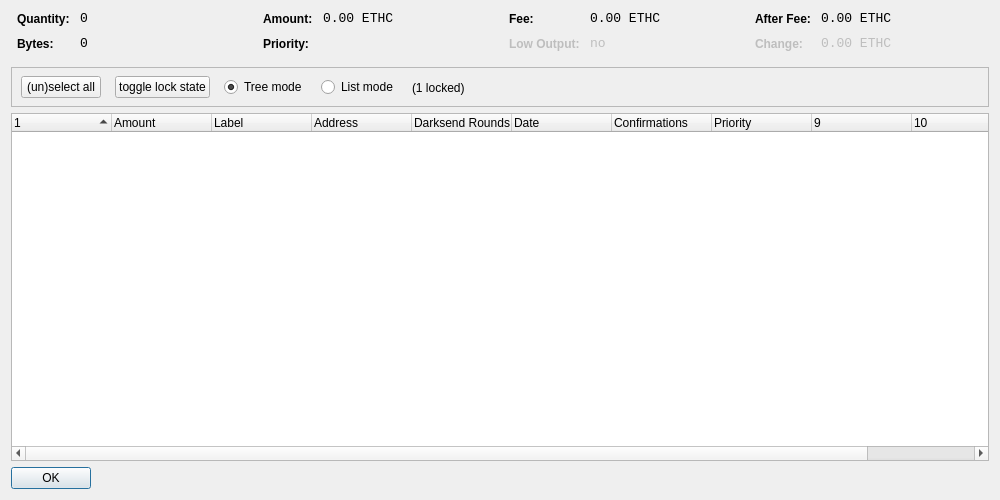
<?xml version="1.0" encoding="UTF-8"?>
<ui version="4.0">
 <class>CoinControlDialog</class>
 <widget class="QDialog" name="CoinControlDialog">
  <property name="geometry">
   <rect>
    <x>0</x>
    <y>0</y>
    <width>1000</width>
    <height>500</height>
   </rect>
  </property>
  <property name="windowTitle">
   <string>Coin Control</string>
  </property>
  <layout class="QVBoxLayout" name="verticalLayout">
   <item>
    <layout class="QHBoxLayout" name="horizontalLayoutTop" stretch="0,0,0,0">
     <property name="topMargin">
      <number>0</number>
     </property>
     <property name="bottomMargin">
      <number>10</number>
     </property>
     <item>
      <layout class="QFormLayout" name="formLayoutCoinControl1">
       <property name="horizontalSpacing">
        <number>10</number>
       </property>
       <property name="verticalSpacing">
        <number>10</number>
       </property>
       <property name="leftMargin">
        <number>6</number>
       </property>
       <property name="rightMargin">
        <number>6</number>
       </property>
       <item row="0" column="0">
        <widget class="QLabel" name="labelCoinControlQuantityText">
         <property name="styleSheet">
          <string notr="true">font-weight:bold;</string>
         </property>
         <property name="text">
          <string>Quantity:</string>
         </property>
        </widget>
       </item>
       <item row="0" column="1">
        <widget class="QLabel" name="labelCoinControlQuantity">
         <property name="font">
          <font>
           <family>Monospace</family>
           <pointsize>10</pointsize>
          </font>
         </property>
         <property name="cursor">
          <cursorShape>IBeamCursor</cursorShape>
         </property>
         <property name="contextMenuPolicy">
          <enum>Qt::ActionsContextMenu</enum>
         </property>
         <property name="text">
          <string notr="true">0</string>
         </property>
         <property name="textInteractionFlags">
          <set>Qt::LinksAccessibleByMouse|Qt::TextSelectableByKeyboard|Qt::TextSelectableByMouse</set>
         </property>
        </widget>
       </item>
       <item row="1" column="0">
        <widget class="QLabel" name="labelCoinControlBytesText">
         <property name="styleSheet">
          <string notr="true">font-weight:bold;</string>
         </property>
         <property name="text">
          <string>Bytes:</string>
         </property>
        </widget>
       </item>
       <item row="1" column="1">
        <widget class="QLabel" name="labelCoinControlBytes">
         <property name="font">
          <font>
           <family>Monospace</family>
           <pointsize>10</pointsize>
          </font>
         </property>
         <property name="cursor">
          <cursorShape>IBeamCursor</cursorShape>
         </property>
         <property name="contextMenuPolicy">
          <enum>Qt::ActionsContextMenu</enum>
         </property>
         <property name="text">
          <string notr="true">0</string>
         </property>
         <property name="textInteractionFlags">
          <set>Qt::LinksAccessibleByMouse|Qt::TextSelectableByKeyboard|Qt::TextSelectableByMouse</set>
         </property>
        </widget>
       </item>
      </layout>
     </item>
     <item>
      <layout class="QFormLayout" name="formLayoutCoinControl2">
       <property name="horizontalSpacing">
        <number>10</number>
       </property>
       <property name="verticalSpacing">
        <number>10</number>
       </property>
       <property name="leftMargin">
        <number>6</number>
       </property>
       <property name="rightMargin">
        <number>6</number>
       </property>
       <item row="0" column="0">
        <widget class="QLabel" name="labelCoinControlAmountText">
         <property name="styleSheet">
          <string notr="true">font-weight:bold;</string>
         </property>
         <property name="text">
          <string>Amount:</string>
         </property>
        </widget>
       </item>
       <item row="0" column="1">
        <widget class="QLabel" name="labelCoinControlAmount">
         <property name="font">
          <font>
           <family>Monospace</family>
           <pointsize>10</pointsize>
          </font>
         </property>
         <property name="cursor">
          <cursorShape>IBeamCursor</cursorShape>
         </property>
         <property name="contextMenuPolicy">
          <enum>Qt::ActionsContextMenu</enum>
         </property>
         <property name="text">
          <string notr="true">0.00 ETHC</string>
         </property>
         <property name="textInteractionFlags">
          <set>Qt::LinksAccessibleByMouse|Qt::TextSelectableByKeyboard|Qt::TextSelectableByMouse</set>
         </property>
        </widget>
       </item>
       <item row="1" column="0">
        <widget class="QLabel" name="labelCoinControlPriorityText">
         <property name="styleSheet">
          <string notr="true">font-weight:bold;</string>
         </property>
         <property name="text">
          <string>Priority:</string>
         </property>
        </widget>
       </item>
       <item row="1" column="1">
        <widget class="QLabel" name="labelCoinControlPriority">
         <property name="font">
          <font>
           <family>Monospace</family>
           <pointsize>10</pointsize>
          </font>
         </property>
         <property name="cursor">
          <cursorShape>IBeamCursor</cursorShape>
         </property>
         <property name="contextMenuPolicy">
          <enum>Qt::ActionsContextMenu</enum>
         </property>
         <property name="text">
          <string/>
         </property>
         <property name="textInteractionFlags">
          <set>Qt::LinksAccessibleByMouse|Qt::TextSelectableByKeyboard|Qt::TextSelectableByMouse</set>
         </property>
        </widget>
       </item>
      </layout>
     </item>
     <item>
      <layout class="QFormLayout" name="formLayoutCoinControl3">
       <property name="horizontalSpacing">
        <number>10</number>
       </property>
       <property name="verticalSpacing">
        <number>10</number>
       </property>
       <property name="leftMargin">
        <number>6</number>
       </property>
       <property name="rightMargin">
        <number>6</number>
       </property>
       <item row="0" column="0">
        <widget class="QLabel" name="labelCoinControlFeeText">
         <property name="styleSheet">
          <string notr="true">font-weight:bold;</string>
         </property>
         <property name="text">
          <string>Fee:</string>
         </property>
        </widget>
       </item>
       <item row="0" column="1">
        <widget class="QLabel" name="labelCoinControlFee">
         <property name="font">
          <font>
           <family>Monospace</family>
           <pointsize>10</pointsize>
          </font>
         </property>
         <property name="cursor">
          <cursorShape>IBeamCursor</cursorShape>
         </property>
         <property name="contextMenuPolicy">
          <enum>Qt::ActionsContextMenu</enum>
         </property>
         <property name="text">
          <string notr="true">0.00 ETHC</string>
         </property>
         <property name="textInteractionFlags">
          <set>Qt::LinksAccessibleByMouse|Qt::TextSelectableByKeyboard|Qt::TextSelectableByMouse</set>
         </property>
        </widget>
       </item>
       <item row="1" column="0">
        <widget class="QLabel" name="labelCoinControlLowOutputText">
         <property name="enabled">
          <bool>false</bool>
         </property>
         <property name="styleSheet">
          <string notr="true">font-weight:bold;</string>
         </property>
         <property name="text">
          <string>Low Output:</string>
         </property>
        </widget>
       </item>
       <item row="1" column="1">
        <widget class="QLabel" name="labelCoinControlLowOutput">
         <property name="enabled">
          <bool>false</bool>
         </property>
         <property name="font">
          <font>
           <family>Monospace</family>
           <pointsize>10</pointsize>
          </font>
         </property>
         <property name="cursor">
          <cursorShape>IBeamCursor</cursorShape>
         </property>
         <property name="contextMenuPolicy">
          <enum>Qt::ActionsContextMenu</enum>
         </property>
         <property name="text">
          <string notr="true">no</string>
         </property>
         <property name="textInteractionFlags">
          <set>Qt::LinksAccessibleByMouse|Qt::TextSelectableByKeyboard|Qt::TextSelectableByMouse</set>
         </property>
        </widget>
       </item>
      </layout>
     </item>
     <item>
      <layout class="QFormLayout" name="formLayoutCoinControl4">
       <property name="horizontalSpacing">
        <number>10</number>
       </property>
       <property name="verticalSpacing">
        <number>10</number>
       </property>
       <property name="leftMargin">
        <number>6</number>
       </property>
       <property name="rightMargin">
        <number>6</number>
       </property>
       <item row="0" column="0">
        <widget class="QLabel" name="labelCoinControlAfterFeeText">
         <property name="styleSheet">
          <string notr="true">font-weight:bold;</string>
         </property>
         <property name="text">
          <string>After Fee:</string>
         </property>
        </widget>
       </item>
       <item row="0" column="1">
        <widget class="QLabel" name="labelCoinControlAfterFee">
         <property name="font">
          <font>
           <family>Monospace</family>
           <pointsize>10</pointsize>
          </font>
         </property>
         <property name="cursor">
          <cursorShape>IBeamCursor</cursorShape>
         </property>
         <property name="contextMenuPolicy">
          <enum>Qt::ActionsContextMenu</enum>
         </property>
         <property name="text">
          <string notr="true">0.00 ETHC</string>
         </property>
         <property name="textInteractionFlags">
          <set>Qt::LinksAccessibleByMouse|Qt::TextSelectableByKeyboard|Qt::TextSelectableByMouse</set>
         </property>
        </widget>
       </item>
       <item row="1" column="0">
        <widget class="QLabel" name="labelCoinControlChangeText">
         <property name="enabled">
          <bool>false</bool>
         </property>
         <property name="styleSheet">
          <string notr="true">font-weight:bold;</string>
         </property>
         <property name="text">
          <string>Change:</string>
         </property>
        </widget>
       </item>
       <item row="1" column="1">
        <widget class="QLabel" name="labelCoinControlChange">
         <property name="enabled">
          <bool>false</bool>
         </property>
         <property name="font">
          <font>
           <family>Monospace</family>
           <pointsize>10</pointsize>
          </font>
         </property>
         <property name="cursor">
          <cursorShape>IBeamCursor</cursorShape>
         </property>
         <property name="contextMenuPolicy">
          <enum>Qt::ActionsContextMenu</enum>
         </property>
         <property name="text">
          <string notr="true">0.00 ETHC</string>
         </property>
         <property name="textInteractionFlags">
          <set>Qt::LinksAccessibleByMouse|Qt::TextSelectableByKeyboard|Qt::TextSelectableByMouse</set>
         </property>
        </widget>
       </item>
      </layout>
     </item>
    </layout>
   </item>
   <item>
    <widget class="QFrame" name="frame">
     <property name="minimumSize">
      <size>
       <width>0</width>
       <height>40</height>
      </size>
     </property>
     <property name="frameShape">
      <enum>QFrame::StyledPanel</enum>
     </property>
     <property name="frameShadow">
      <enum>QFrame::Sunken</enum>
     </property>
     <widget class="QWidget" name="horizontalLayoutWidget">
      <property name="geometry">
       <rect>
        <x>10</x>
        <y>0</y>
        <width>781</width>
        <height>41</height>
       </rect>
      </property>
      <layout class="QHBoxLayout" name="horizontalLayoutPanel" stretch="0,0,0,0,0">
       <property name="spacing">
        <number>14</number>
       </property>
       <item>
        <widget class="QPushButton" name="pushButtonSelectAll">
         <property name="sizePolicy">
          <sizepolicy hsizetype="Maximum" vsizetype="Fixed">
           <horstretch>0</horstretch>
           <verstretch>0</verstretch>
          </sizepolicy>
         </property>
         <property name="text">
          <string>(un)select all</string>
         </property>
        </widget>
       </item>
        <item>
         <widget class="QPushButton" name="pushButtonToggleLock">
          <property name="sizePolicy">
           <sizepolicy hsizetype="Maximum" vsizetype="Fixed">
            <horstretch>0</horstretch>
            <verstretch>0</verstretch>
           </sizepolicy>
          </property>
          <property name="text">
           <string>toggle lock state</string>
          </property>
          <property name="autoDefault">
           <bool>false</bool>
          </property>
         </widget>
        </item>
       <item>
        <widget class="QRadioButton" name="radioTreeMode">
         <property name="sizePolicy">
          <sizepolicy hsizetype="Maximum" vsizetype="Fixed">
           <horstretch>0</horstretch>
           <verstretch>0</verstretch>
          </sizepolicy>
         </property>
         <property name="text">
          <string>Tree mode</string>
         </property>
         <property name="checked">
          <bool>true</bool>
         </property>
        </widget>
       </item>
       <item>
        <widget class="QRadioButton" name="radioListMode">
         <property name="sizePolicy">
          <sizepolicy hsizetype="Maximum" vsizetype="Fixed">
           <horstretch>0</horstretch>
           <verstretch>0</verstretch>
          </sizepolicy>
         </property>
         <property name="text">
          <string>List mode</string>
         </property>
        </widget>
       </item>
        <item>
         <widget class="QLabel" name="labelLocked">
          <property name="text">
           <string>(1 locked)</string>
          </property>
         </widget>
        </item>
       <item>
        <spacer name="horizontalSpacer">
         <property name="orientation">
          <enum>Qt::Horizontal</enum>
         </property>
         <property name="sizeHint" stdset="0">
          <size>
           <width>40</width>
           <height>20</height>
          </size>
         </property>
        </spacer>
       </item>
      </layout>
     </widget>
    </widget>
   </item>
   <item>
    <widget class="CoinControlTreeWidget" name="treeWidget">
     <property name="contextMenuPolicy">
      <enum>Qt::CustomContextMenu</enum>
     </property>
     <property name="sortingEnabled">
      <bool>false</bool>
     </property>
     <property name="columnCount">
      <number>11</number>
     </property>
     <attribute name="headerShowSortIndicator" stdset="0">
      <bool>true</bool>
     </attribute>
     <attribute name="headerStretchLastSection">
      <bool>false</bool>
     </attribute>
     <column>
      <property name="text">
       <string/>
      </property>
     </column>
     <column>
      <property name="text">
       <string>Amount</string>
      </property>
     </column>
     <column>
      <property name="text">
       <string>Label</string>
      </property>
     </column>
     <column>
      <property name="text">
       <string>Address</string>
      </property>
     </column>
     <column>
      <property name="text">
       <string>Darksend Rounds</string>
      </property>
    </column>
     <column>
      <property name="text">
       <string>Date</string>
      </property>
     </column>
     <column>
      <property name="text">
       <string>Confirmations</string>
      </property>
      <property name="toolTip">
       <string>Confirmed</string>
      </property>
     </column>
     <column>
      <property name="text">
       <string>Priority</string>
      </property>
     </column>
     <column>
      <property name="text">
       <string/>
      </property>
     </column>
     <column>
      <property name="text">
       <string/>
      </property>
     </column>
     <column>
      <property name="text">
       <string/>
      </property>
     </column>
     <column>
      <property name="text">
       <string/>
      </property>
     </column>
    </widget>
   </item>
   <item>
    <widget class="QDialogButtonBox" name="buttonBox">
     <property name="sizePolicy">
      <sizepolicy hsizetype="Maximum" vsizetype="Fixed">
       <horstretch>0</horstretch>
       <verstretch>0</verstretch>
      </sizepolicy>
     </property>
     <property name="orientation">
      <enum>Qt::Horizontal</enum>
     </property>
     <property name="standardButtons">
      <set>QDialogButtonBox::Ok</set>
     </property>
    </widget>
   </item>
  </layout>
 </widget>
 <customwidgets>
  <customwidget>
   <class>CoinControlTreeWidget</class>
   <extends>QTreeWidget</extends>
   <header>coincontroltreewidget.h</header>
  </customwidget>
 </customwidgets>
 <resources/>
 <connections/>
</ui>
